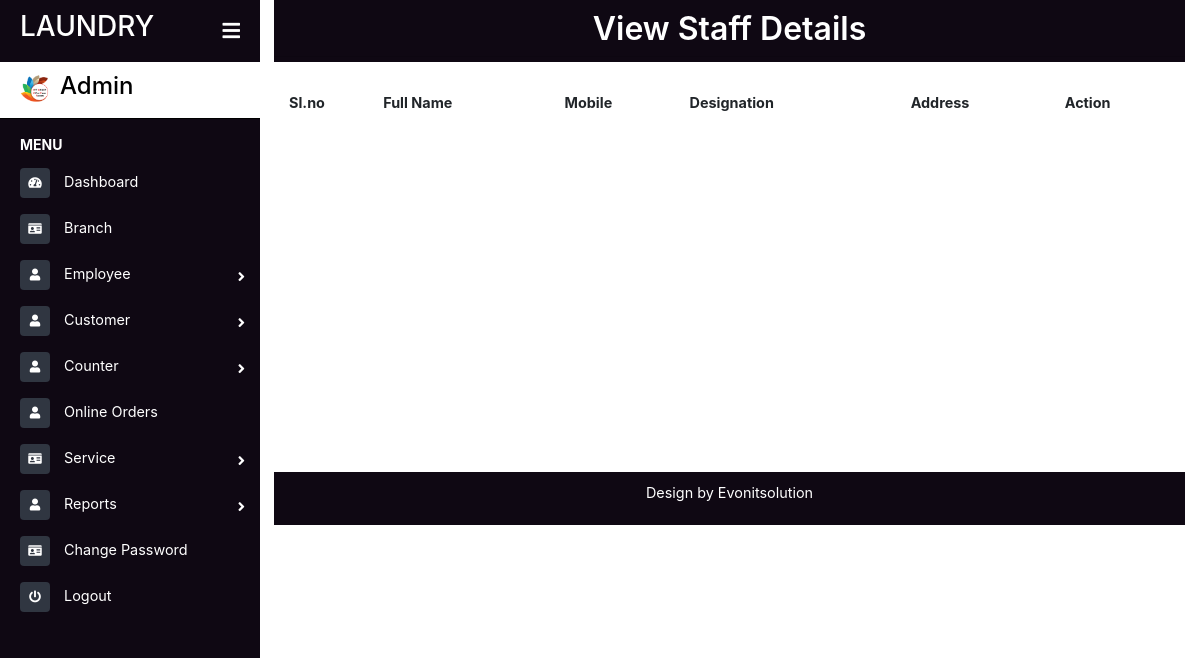
Before: /view_employee.php with the older database file.
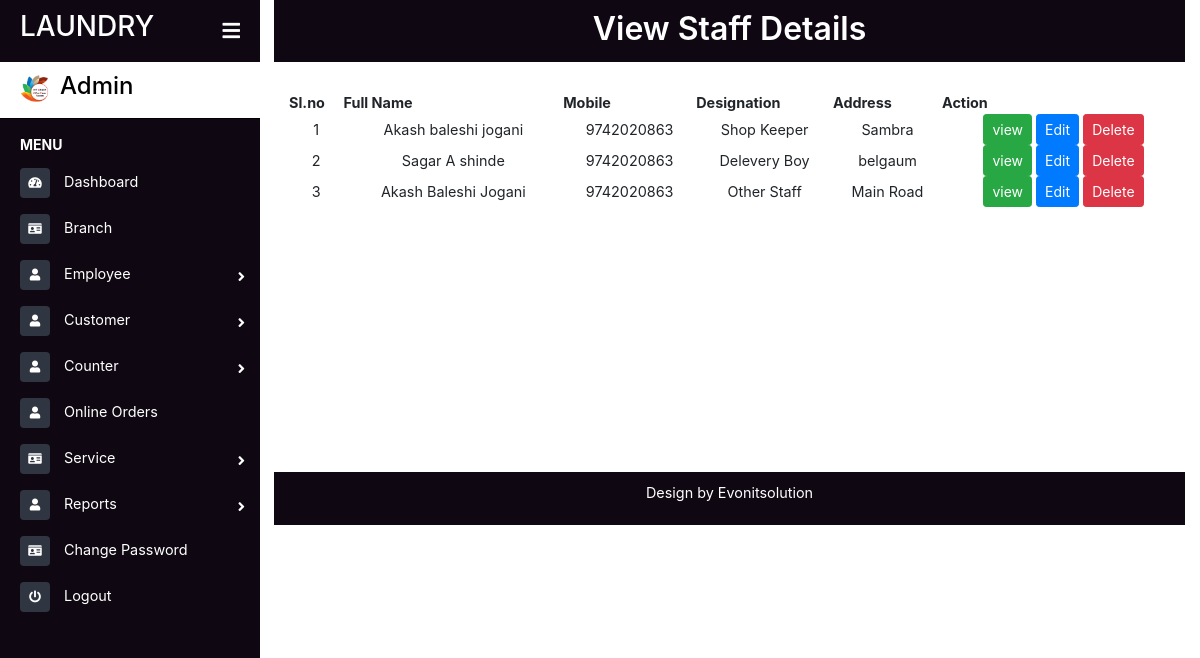
After: the same page with the newer database file.
### tables this page shows
CREATE TABLE `staff` (
  `id` bigint(10) NOT NULL,
  `fname` varchar(20) NOT NULL,
  `mname` varchar(20) NOT NULL,
  `lname` varchar(20) NOT NULL,
  `gen` varchar(10) NOT NULL,
  `adds` varchar(50) NOT NULL,
  `city` varchar(20) NOT NULL,
  `state` varchar(20) NOT NULL,
  `pin` varchar(10) NOT NULL,
  `mobile` varchar(12) NOT NULL,
  `email` varchar(30) NOT NULL,
  `branch` varchar(20) NOT NULL,
  `des` varchar(20) NOT NULL,
  `upl` varchar(60) NOT NULL,
  `upl1` varchar(60) NOT NULL,
  `upl2` varchar(60) NOT NULL,
  `full` varchar(100) NOT NULL
);

### view_employee.php (the view, shortened to what this page needs)
<?php include("sidebar.php");
include("connect.php");
?>
<link href="assets/css/foms.css" rel="stylesheet">
<div class="page-content container-fluid">
    <div class="footer">
        <div class="d-flex justify-content-center">
             <h2 class="" style=" font-weight: 600">View Staff Details</h2>
        </div>
        <hr style="margin: 0px;">
    </div>
</div>
<main class="page-content">
    <div class="container">
        <div class="table-responsive" style="overflow-y:scroll; height: 380px; width:80% margin-left: 100px;">
            <table id="example" class="cell-border" style="width:100%">
            <thead>
                <tr>
                    <th>Sl.no</th>
                    <th>Full Name</th>
                    <th>Mobile</th>
                    <th>Designation</th>
                    <th>Address</th>
                    <th>Action</th>
                </tr>
            </thead>
            <tbody>
                <?php
                    $qry="select * from staff";
                    $exc=mysqli_query($conn,$qry);
                    while($row=mysqli_fetch_array($exc)){
                    ?>
                    <tr class="text-center">
                        <td><?php echo $row['id'] ?></td>
                        <td><?php echo $row['full'] ?></td>
                        <td><?php echo $row['mobile'] ?></td>
                        <td><?php echo $row['des'] ?></td>
                        <td><?php echo $row['adds'] ?></td>
                    <td class="text-center">
                            <a href=".php?edit=<?php echo $row['id']?>"><button class="btn btn-sm btn-success">view</button> </a>
                            <a href="add_employee.php?edit=<?php echo $row['id']?>"><button class="btn btn-sm btn-primary">Edit</button> </a>
                            <a onclick="del(<?php echo $row['id']; ?>)"><button class="btn btn-sm btn-danger deletebutton" type="button">Delete</button></a></td>
                    </tr>
                    <?php
                    }
                ?>
            </tbody>
            </table>
        </div>
    </div>
</main>
<?php include("footer.php"); ?>

### link.php (shortened to what this page needs)
<!DOCTYPE html>
<html lang="en">
<head>
  <link rel="stylesheet" href="https://maxcdn.bootstrapcdn.com/bootstrap/4.5.2/css/bootstrap.min.css">
  <link href="https://use.fontawesome.com/releases/v5.0.6/css/all.css" rel="stylesheet">
    <link href="assets/css/style1.css" rel="stylesheet">
    <link href="assets/css/foms.css" rel="stylesheet">
    <link rel="stylesheet" type="text/css" href="https://cdn.datatables.net/1.10.19/css/jquery.dataTables.min.css">
</head>
<body>

### sidebar.php (shortened to what this page needs)
<?php
include('link.php');
?>
<div id="side" class="page-wrapper chiller-theme toggled">
  <nav id="sidebar" class="sidebar-wrapper">
    <div class="sidebar-content">
      <div class="sidebar-brand">
        <a href="#"><h3>Laundry</h3></a>
        <div id="close-sidebar">
          <i class="fa fa-solid fa-bars"></i>
        </div>
      </div>
      <div class="sidebar-headers">
        <div style="margin-left:10px;">
          <a href="#" >
          <img style="width:30px;float:left;margin-right:10px;" class="img-responsive img-rounded" src="assets/image/vff.png" alt="User picture">
          <span >
                <h4>Admin</h4>
            </span>
          </a>
        </div>
      </div>
      <div class="sidebar-menu">
        <ul>
          <li class="header-menu">
            <span style="color:#fff">MENU</span>
          </li>
          <li>
            <a href="dashboard.php">
              <i class="fa fa-tachometer-alt"></i>
              <span>Dashboard</span>
            </a>
          </li>
          <li class="sidebar">
            <a href="branch.php">
              <i class="fas fa-id-card"></i>
              <span>Branch</span>
            </a>
          </li>
          <li class="sidebar-dropdown">
            <a href="#">
            <i class="fa fa-solid fa-user"></i>
              <span>Employee</span>
            </a>
          </li>
          <li class="sidebar-dropdown">
            <a href="#">
            <i class="fa fa-solid fa-user"></i>
              <span>Customer</span>
            </a>
          </li>
          <li class="sidebar-dropdown">
            <a href="#">
            <i class="fa fa-solid fa-user"></i>
              <span>Counter</span>
            </a>
          </li>
          <li>
            <a href="">
            <i class="fa fa-solid fa-user"></i>
              <span>Online Orders</span>
            </a>
          </li>
          <li class="sidebar-dropdown">
            <a href="#">
              <i class="fas fa-id-card"></i>
              <span>Service</span>
            </a>
          </li>
          <li class="sidebar-dropdown">
            <a href="#">
            <i class="fa fa-solid fa-user"></i>
              <span>Reports</span>
            </a>
          </li>
          <li class="sidebar">
            <a href="pass.php">
              <i class="fas fa-id-card"></i>
              <span>Change Password</span>
            </a>
          </li>
           <li>
            <a href="logout.php">
              <i class="fa fa-power-off"></i>
              <span>Logout</span>
            </a>
          </li>
        </ul>
    </div>
  </nav>

### footer.php (shortened to what this page needs)
<div class="page-content container-fluid">
          <div class="footer">
            <div class="wthree-copyright">
             <p>Design by <a href="www.evonitsolution.com" style="color:#fff;">Evonitsolution</a></p>
            </div>
        </div>
    </div>
</body>
</html>

### assets/css/style1.css (style rules this page uses)
* { margin: 0px; padding: 0px; }
body { font-size: 0.9rem; background-color: #ffffff; }
.page-wrapper .sidebar-wrapper, .sidebar-wrapper .sidebar-brand > a, .sidebar-wrapper .sidebar-dropdown > a:after, .sidebar-wrapper .sidebar-menu .sidebar-dropdown .sidebar-submenu li a:before, .sidebar-wrapper ul li a i, .page-wrapper .page-content, .sidebar-wrapper .sidebar-search input.search-menu, .sidebar-wrapper .sidebar-search .input-group-text, .sidebar-wrapper .sidebar-menu ul li a, #show-sidebar, #close-sidebar { -webkit-transition: all 0.3s ease; -moz-transition: all 0.3s ease; -ms-transition: all 0.3s ease; -o-transition: all 0.3s ease; transition: all 0.3s ease; }
.page-wrapper { height: 100vh; }
.page-wrapper.toggled .sidebar-wrapper { left: 0px; }
@media screen and (min-width: 768px) { .page-wrapper.toggled .page-content { padding-left: 274px; } }
.sidebar-wrapper { width: 260px; height: 100%; max-height: 100%; position: fixed; top: 0; left: -300px; z-index: 999; }
.sidebar-wrapper ul { list-style-type: none; padding: 0; margin: 0; }
.sidebar-wrapper a { text-decoration: none; }
.sidebar-content { max-height: calc(100% - 30px); height: calc(100% - 30px); overflow-y: auto; position: relative; }
.sidebar-wrapper .sidebar-brand { padding: 10px 20px; display: flex; align-items: center; }
.sidebar-wrapper .sidebar-brand > a { text-transform: uppercase; font-weight: bold; flex-grow: 1; }
.sidebar-wrapper .sidebar-brand #close-sidebar { cursor: pointer; font-size: 20px; }
.sidebar-wrapper .sidebar-menu { padding-bottom: 10px; }
.sidebar-wrapper .sidebar-menu .header-menu span { font-weight: bold; font-size: 14px; padding: 15px 20px 5px 20px; display: inline-block; }
.sidebar-wrapper .sidebar-menu ul li a { display: inline-block; width: 100%; text-decoration: none; position: relative; padding: 8px 30px 8px 20px; }
.sidebar-wrapper .sidebar-menu ul li a i { margin-right: 10px; font-size: 12px; width: 30px; height: 30px; line-height: 30px; text-align: center; border-radius: 4px; }
.sidebar-wrapper .sidebar-menu .sidebar-dropdown > a:after { font-family: "Font Awesome 5 Free"; font-weight: 900; content: "\f105"; font-style: normal; display: inline-block; font-style: normal; font-variant: normal; text-rendering: auto; -webkit-font-smoothing: antialiased; -moz-osx-font-smoothing: grayscale; text-align: center; background: 0 0; position: absolute; right: 15px; top: 14px; }
.chiller-theme .sidebar-wrapper { background: #0f0813; }
.chiller-theme .sidebar-wrapper .sidebar-header, .chiller-theme .sidebar-wrapper .sidebar-search, .chiller-theme .sidebar-wrapper .sidebar-menu { border-top: 1px solid #000000; }
.chiller-theme .sidebar-wrapper .sidebar-header .user-info .user-role, .chiller-theme .sidebar-wrapper .sidebar-header .user-info .user-status, .chiller-theme .sidebar-wrapper .sidebar-search input.search-menu, .chiller-theme .sidebar-wrapper .sidebar-search .input-group-text, .chiller-theme .sidebar-wrapper .sidebar-brand>a, .chiller-theme .sidebar-wrapper .sidebar-menu ul li a, .chiller-theme .sidebar-footer>a { color: #fff; }
.page-wrapper.chiller-theme.toggled #close-sidebar { color: white; }
.chiller-theme .sidebar-wrapper .sidebar-menu ul li a i, .chiller-theme .sidebar-wrapper .sidebar-menu .sidebar-dropdown div, .chiller-theme .sidebar-wrapper .sidebar-search input.search-menu, .chiller-theme .sidebar-wrapper .sidebar-search .input-group-text { background: #303641; }
.chiller-theme .sidebar-wrapper .sidebar-menu .header-menu span { color: #000000; }
.footer { text-align: center; background: #0f0813; color: #fff; padding: 10px 0px 5px 0px; }

### assets/css/foms.css (style rules this page uses)
.container { margin-top:30px; }

### sidebar.php (style rules this page uses)
.sidebar-headers { padding:10px; background-color:white; }
h4 { color:black; }

Changed rows visible on the page:
added staff: id "1", full "Akash baleshi jogani", mobile "9742020863", des "Shop Keeper", adds "Sambra"
added staff: id "2", full "Sagar A shinde", mobile "9742020863", des "Delevery Boy", adds "belgaum"
added staff: id "3", full "Akash Baleshi Jogani", mobile "9742020863", des "Other Staff", adds "Main Road"
